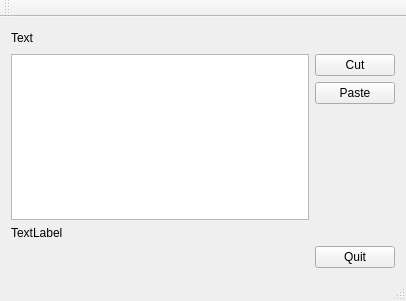
<?xml version="1.0" encoding="UTF-8"?>
<ui version="4.0">
 <class>QtCutPasteClass</class>
 <widget class="QMainWindow" name="QtCutPasteClass">
  <property name="geometry">
   <rect>
    <x>0</x>
    <y>0</y>
    <width>406</width>
    <height>301</height>
   </rect>
  </property>
  <property name="windowTitle">
   <string>QtCutPaste</string>
  </property>
  <widget class="QWidget" name="centralWidget">
   <layout class="QGridLayout" name="gridLayout">
    <item row="0" column="0" colspan="2">
     <layout class="QHBoxLayout" name="horizontalLayout">
      <item>
       <widget class="QLabel" name="TitleText">
        <property name="text">
         <string>Text</string>
        </property>
       </widget>
      </item>
      <item>
       <spacer name="horizontalSpacer">
        <property name="orientation">
         <enum>Qt::Horizontal</enum>
        </property>
        <property name="sizeHint" stdset="0">
         <size>
          <width>40</width>
          <height>20</height>
         </size>
        </property>
       </spacer>
      </item>
     </layout>
    </item>
    <item row="1" column="0">
     <layout class="QVBoxLayout" name="verticalLayout_2">
      <item>
       <widget class="QPlainTextEdit" name="TextEdit"/>
      </item>
      <item>
       <widget class="QLabel" name="PasteText">
        <property name="text">
         <string>TextLabel</string>
        </property>
       </widget>
      </item>
     </layout>
    </item>
    <item row="1" column="1">
     <layout class="QVBoxLayout" name="verticalLayout">
      <item>
       <widget class="QPushButton" name="CutButton">
        <property name="text">
         <string>Cut</string>
        </property>
       </widget>
      </item>
      <item>
       <widget class="QPushButton" name="PasteButton">
        <property name="text">
         <string>Paste</string>
        </property>
       </widget>
      </item>
      <item>
       <spacer name="verticalSpacer">
        <property name="orientation">
         <enum>Qt::Vertical</enum>
        </property>
        <property name="sizeHint" stdset="0">
         <size>
          <width>20</width>
          <height>40</height>
         </size>
        </property>
       </spacer>
      </item>
     </layout>
    </item>
    <item row="2" column="0" colspan="2">
     <layout class="QHBoxLayout" name="horizontalLayout_2">
      <item>
       <spacer name="horizontalSpacer_2">
        <property name="orientation">
         <enum>Qt::Horizontal</enum>
        </property>
        <property name="sizeHint" stdset="0">
         <size>
          <width>40</width>
          <height>20</height>
         </size>
        </property>
       </spacer>
      </item>
      <item>
       <widget class="QPushButton" name="QuitButton">
        <property name="text">
         <string>Quit</string>
        </property>
       </widget>
      </item>
     </layout>
    </item>
   </layout>
  </widget>
  <widget class="QMenuBar" name="menuBar">
   <property name="geometry">
    <rect>
     <x>0</x>
     <y>0</y>
     <width>406</width>
     <height>21</height>
    </rect>
   </property>
  </widget>
  <widget class="QToolBar" name="mainToolBar">
   <attribute name="toolBarArea">
    <enum>TopToolBarArea</enum>
   </attribute>
   <attribute name="toolBarBreak">
    <bool>false</bool>
   </attribute>
  </widget>
  <widget class="QStatusBar" name="statusBar"/>
 </widget>
 <layoutdefault spacing="6" margin="11"/>
 <resources>
  <include location="QtCutPaste.qrc"/>
 </resources>
 <connections>
  <connection>
   <sender>QuitButton</sender>
   <signal>clicked()</signal>
   <receiver>QtCutPasteClass</receiver>
   <slot>close()</slot>
   <hints>
    <hint type="sourcelabel">
     <x>358</x>
     <y>259</y>
    </hint>
    <hint type="destinationlabel">
     <x>202</x>
     <y>150</y>
    </hint>
   </hints>
  </connection>
 </connections>
</ui>
